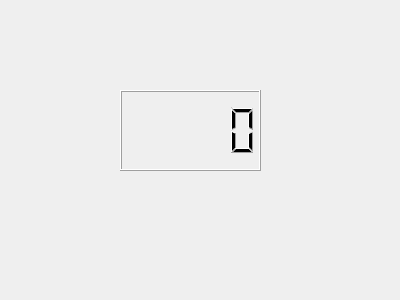
<?xml version="1.0" encoding="UTF-8"?>
<ui version="4.0">
 <class>Digitalclock</class>
 <widget class="QWidget" name="Digitalclock">
  <property name="geometry">
   <rect>
    <x>0</x>
    <y>0</y>
    <width>400</width>
    <height>300</height>
   </rect>
  </property>
  <property name="windowTitle">
   <string>Digitalclock</string>
  </property>
  <widget class="QLCDNumber" name="Digitalclock_2">
   <property name="geometry">
    <rect>
     <x>120</x>
     <y>90</y>
     <width>141</width>
     <height>81</height>
    </rect>
   </property>
  </widget>
 </widget>
 <resources/>
 <connections/>
</ui>
